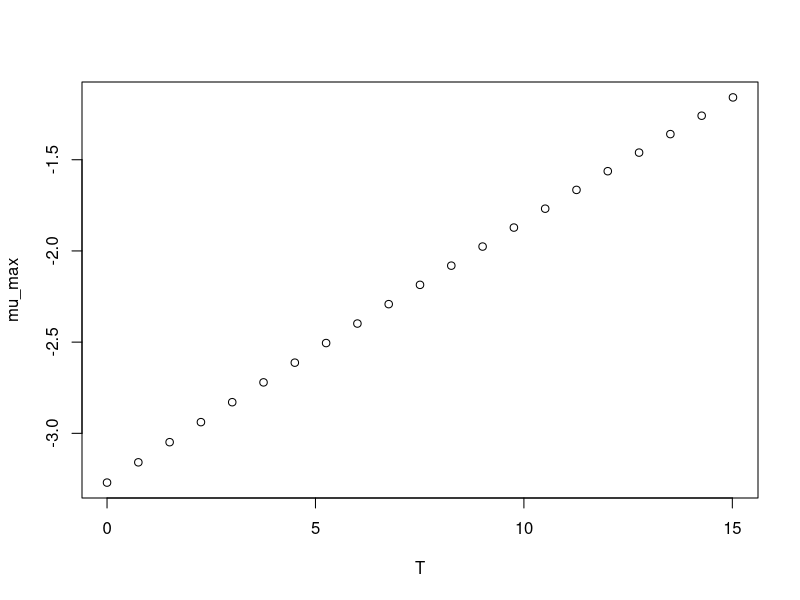

This chart was generated by the following R code:
#############################
# start of Parameter script
#############################
T <- seq(0,15.015,length.out=21)
#############################
# end of Parameter script
#############################
############################# 
# start of Model script Gropin ID 1328 
#############################
 
# constant coefficients for this model
 
variables <- data.frame(T)
argumentsPar <- expand.grid(variables)
 
# heart of the model
response_surface <- function(T) {
   mumax <-log(0.038)-(91.9/0.00831)*((1/(T+273))-(1/273))

return(mumax=mumax)
} 

# output parameters
mumax <- cbind(argumentsPar,response_surface(argumentsPar['T']))
colnames(mumax) <- c(colnames(argumentsPar),'mumax')
#############################
# End of Model script
#############################
############################# 
# start of Visualisation script Gropin ID 1328 
#############################
plot(T,mumax$mumax,
                          xlab='T',
                          ylab='mu_max')
#############################
# End of Visualisation script
#############################
